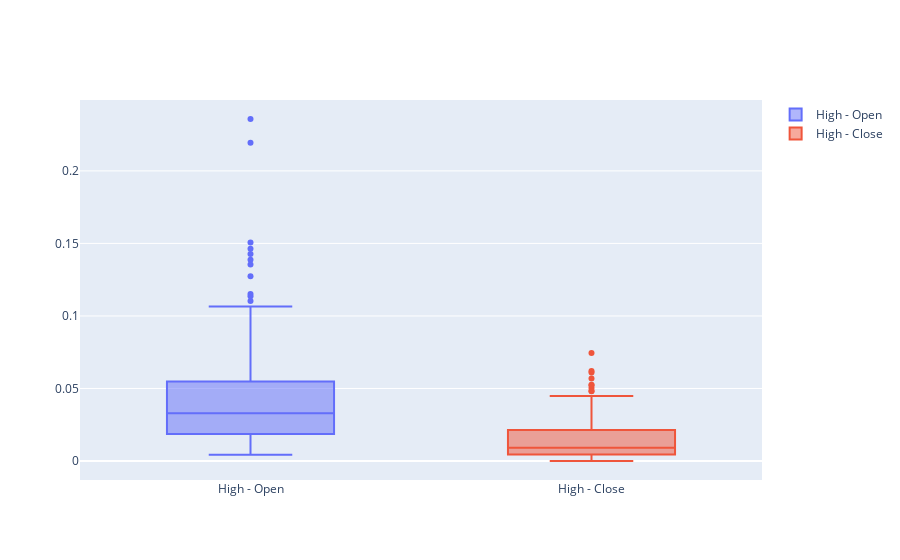

The cell this chart's notebook holds for it:
### Markdown cell above
#### Direction: Up

### Code cell
fig = go.Figure()
fig.add_trace(go.Box(y=up['High']-up['Open'], name='High - Open'))
fig.add_trace(go.Box(y=up['High']-up['Close'], name='High - Close'))

fig.show()

### Figure 1 — Plotly figure (JSON) as saved in the notebook; plotly's stock layout.template omitted (floating-point values rounded to 4 significant figures; data arrays with more than 128 entries replaced by an {"elided": "..."} marker saying what was removed)
{"data": [{"name": "High - Open", "type": "box", "y": {"elided": "182 float values"}}, {"name": "High - Close", "type": "box", "y": {"elided": "182 float values"}}], "layout": {}}
